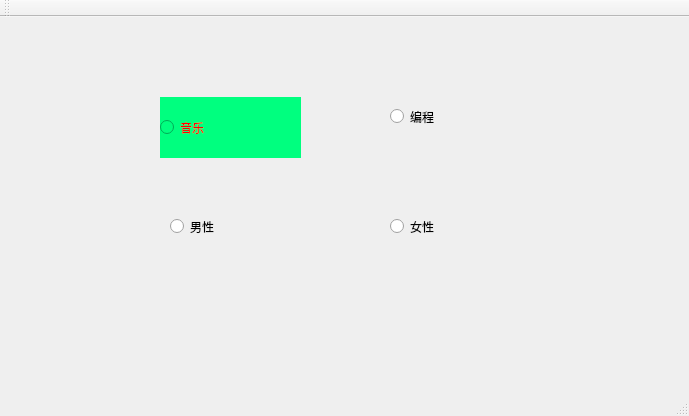
<?xml version="1.0" encoding="UTF-8"?>
<ui version="4.0">
 <class>MainWindow</class>
 <widget class="QMainWindow" name="MainWindow">
  <property name="geometry">
   <rect>
    <x>0</x>
    <y>0</y>
    <width>689</width>
    <height>416</height>
   </rect>
  </property>
  <property name="windowTitle">
   <string>MainWindow</string>
  </property>
  <widget class="QWidget" name="centralWidget">
   <widget class="QRadioButton" name="btnMusic">
    <property name="geometry">
     <rect>
      <x>160</x>
      <y>80</y>
      <width>141</width>
      <height>61</height>
     </rect>
    </property>
    <property name="styleSheet">
     <string notr="true">background-color: rgb(0, 255, 127);
font: 20pt &quot;汉仪雅酷黑W&quot;;
color: rgb(255, 0, 0);</string>
    </property>
    <property name="text">
     <string>音乐</string>
    </property>
   </widget>
   <widget class="QRadioButton" name="btnCode">
    <property name="geometry">
     <rect>
      <x>390</x>
      <y>90</y>
      <width>115</width>
      <height>19</height>
     </rect>
    </property>
    <property name="text">
     <string>编程</string>
    </property>
   </widget>
   <widget class="QRadioButton" name="male">
    <property name="geometry">
     <rect>
      <x>170</x>
      <y>200</y>
      <width>115</width>
      <height>19</height>
     </rect>
    </property>
    <property name="text">
     <string>男性</string>
    </property>
   </widget>
   <widget class="QRadioButton" name="female">
    <property name="geometry">
     <rect>
      <x>390</x>
      <y>200</y>
      <width>115</width>
      <height>19</height>
     </rect>
    </property>
    <property name="text">
     <string>女性</string>
    </property>
   </widget>
  </widget>
  <widget class="QMenuBar" name="menuBar">
   <property name="geometry">
    <rect>
     <x>0</x>
     <y>0</y>
     <width>689</width>
     <height>26</height>
    </rect>
   </property>
  </widget>
  <widget class="QToolBar" name="mainToolBar">
   <attribute name="toolBarArea">
    <enum>TopToolBarArea</enum>
   </attribute>
   <attribute name="toolBarBreak">
    <bool>false</bool>
   </attribute>
  </widget>
  <widget class="QStatusBar" name="statusBar"/>
 </widget>
 <layoutdefault spacing="6" margin="11"/>
 <resources/>
 <connections/>
</ui>
